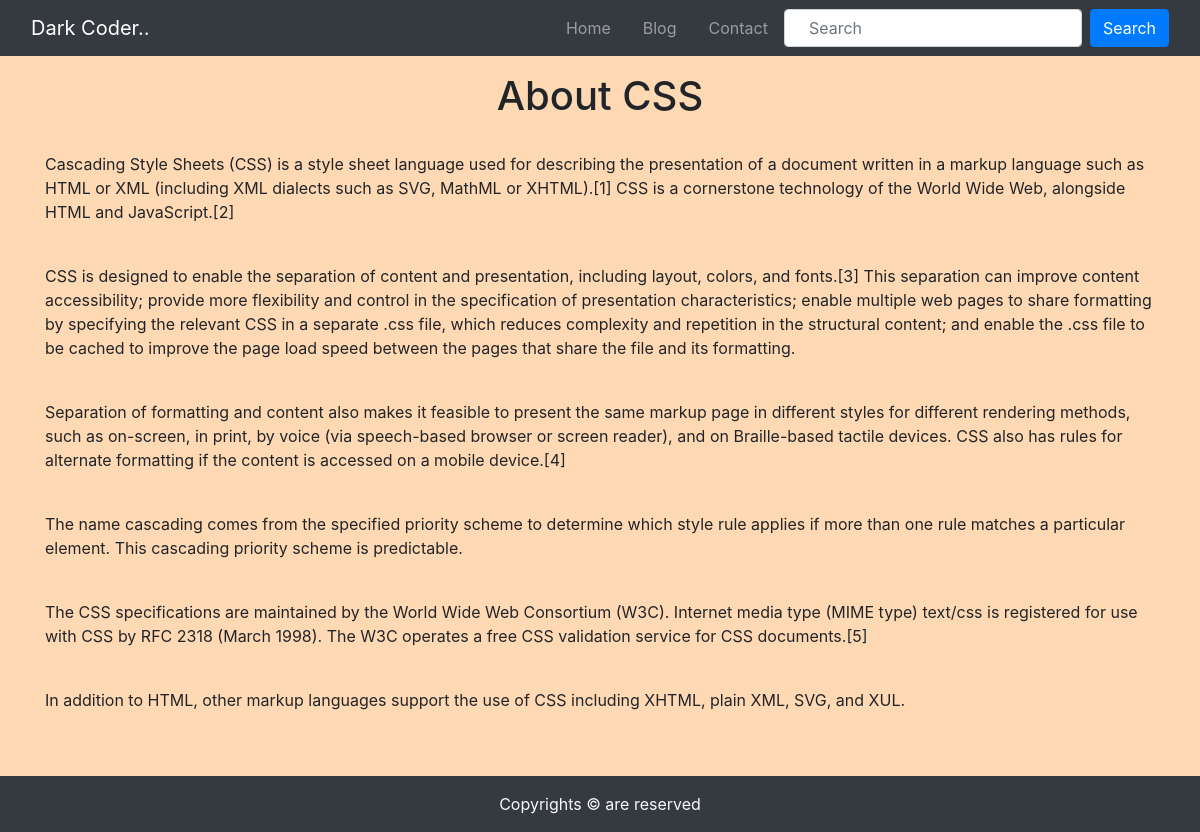
/blogpost/css, run on the app's committed database.
### blog/models.py (models this page shows, shortened)
class Blog(models.Model):
    Sno=models.AutoField(primary_key=True)
    title=models.CharField(max_length=200)
    content=models.TextField()
    short_desc=models.CharField(max_length= 250,default="")
    slug=models.CharField(max_length=100)
    time=models.DateTimeField(auto_now_add=True)

### blog/views.py (the view)
# urls.py: path('blogpost/<str:slug>', views.blogpost, name='blogpost'),
def blogpost(request,slug):
    blog = Blog.objects.filter(slug=slug).first()
    context={'blog':blog}
    return render(request,'blogpost.html',context)

### template/blogpost.html (shortened to what this page needs)
{% extends 'base.html' %}
{% block body %}
<div class="container">
    <h1 class="py-3 text-center">{{blog.title}}</h1>
    <div class="my-3">
        {{blog.content|safe}}
    </div>
</div>
{% endblock body %}

### template/blogpost.html (style rules this page uses)
.container { min-height: 90vh; }

### data on the page
Blog: title "About CSS", content "Cascading Style Sheets (CSS) is a style sheet language used for describing the presentation of a document written in a markup language such as HTML or XML (including XML dialects such as SVG, MathML or XHTML).[1] CSS is a cornerstone technology of the World Wide Web, alongside HTML and JavaScript.[2] CSS is designed to enable the separation of content and presentation, including layout, colors, and fonts.[3] This separation can improve content accessibility; provide more flexibility and control in the specification of presentation characteristics; enable multiple web pages to share formatting by specifying the relevant CSS in a separate .css file, which reduces complexity and repetition in…"
